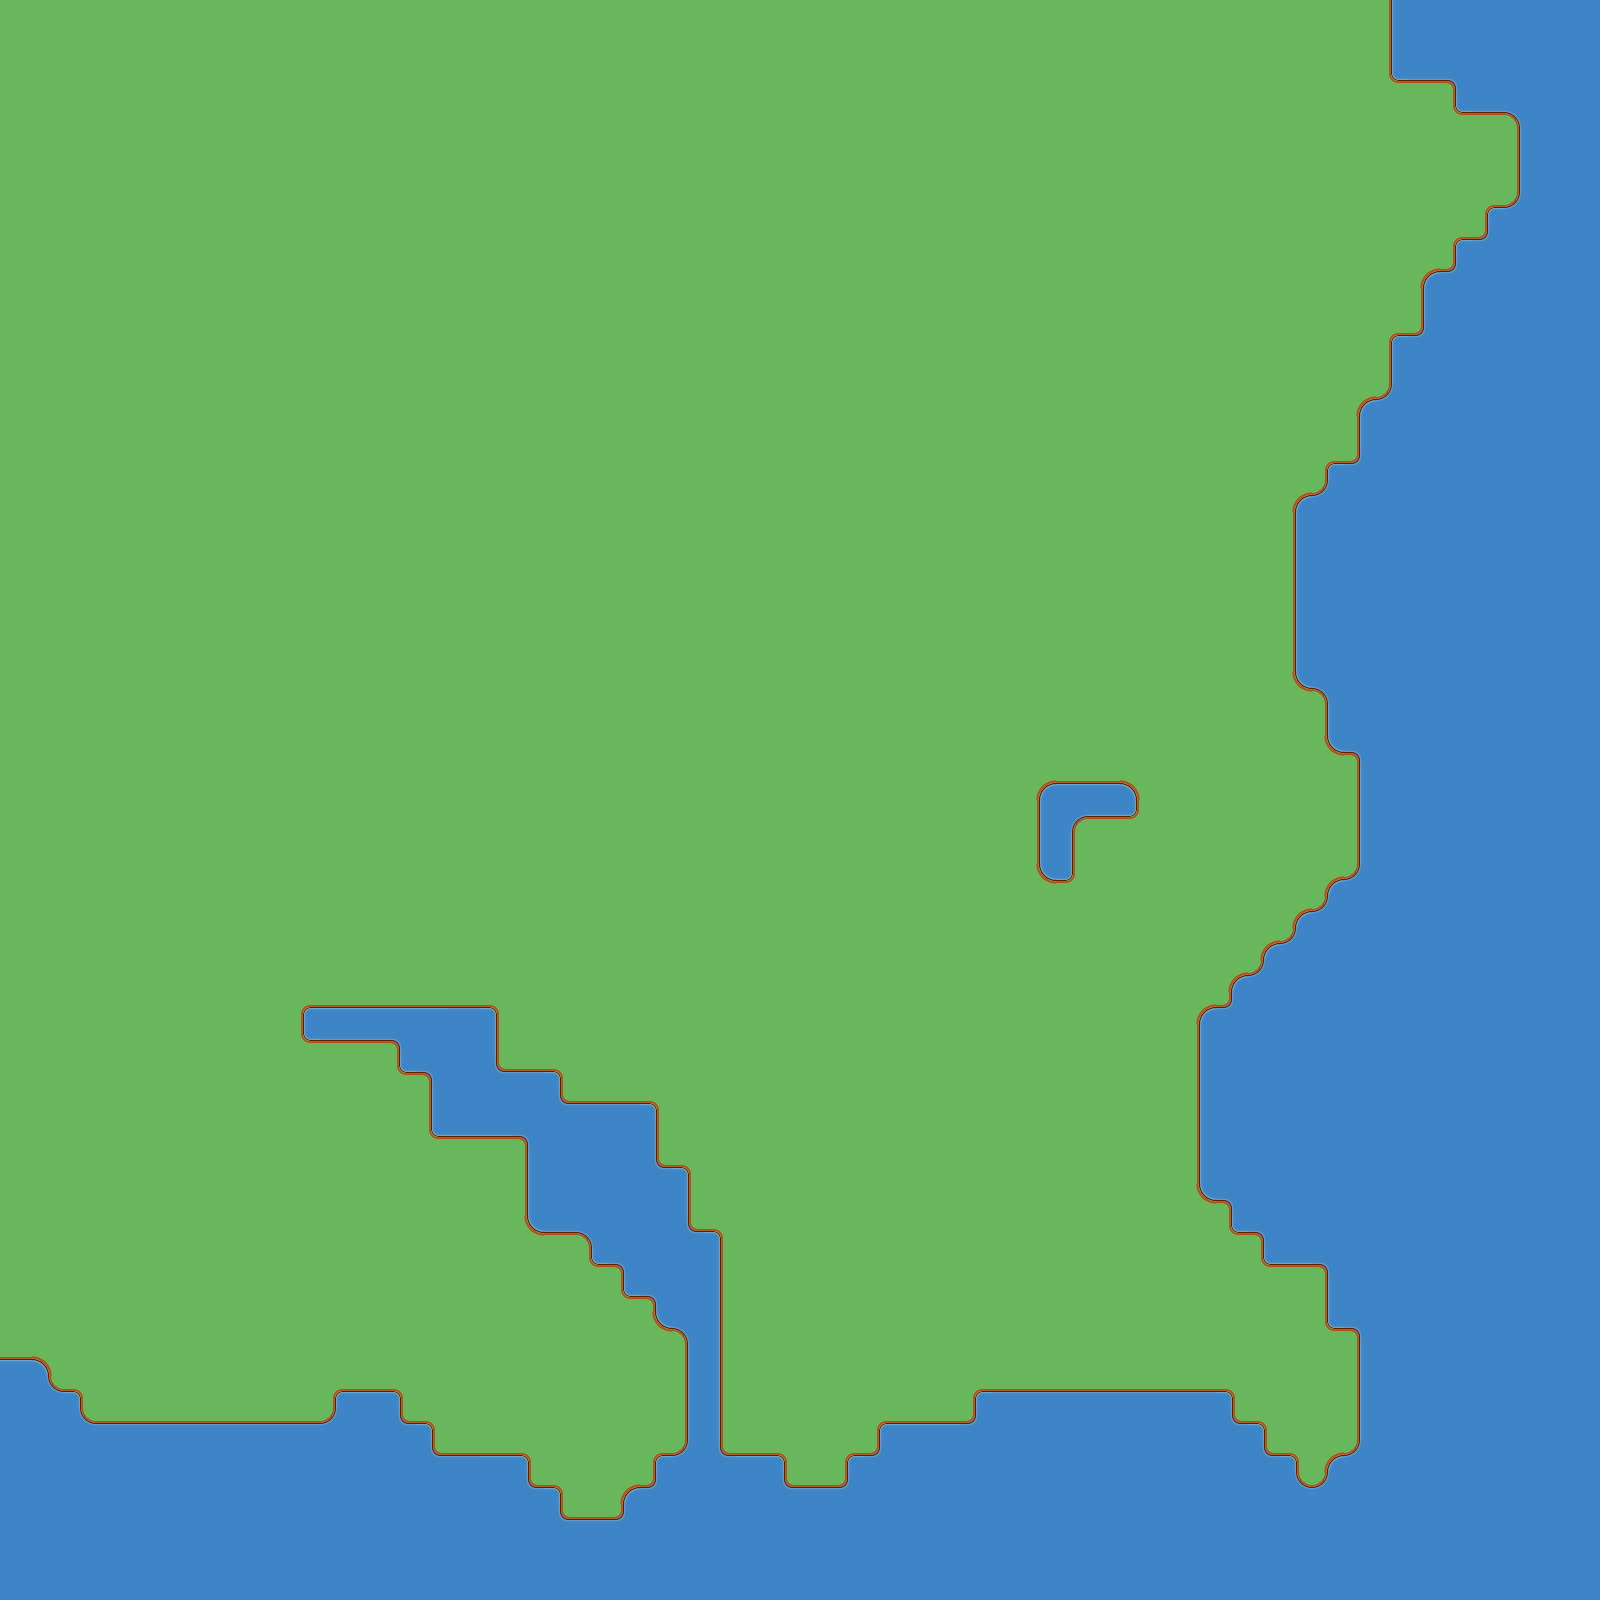

Rendered tile map (Tiled .tmx) drawn with the repository's tilesets; below, a short description and the map source with its tile grids summarised:
An orthogonal 50x50 tile map with 32x32 px tiles, 1 tile layer (ground).

<map version="1.4" tiledversion="1.4.3" orientation="orthogonal" renderorder="right-down" width="50" height="50" tilewidth="32" tileheight="32" infinite="0" nextlayerid="2" nextobjectid="1">
 <editorsettings>
  <export target="home.json" format="json" />
 </editorsettings>
 <tileset firstgid="1" name="terrain_atlas" tilewidth="32" tileheight="32" tilecount="400" columns="20">
  <image source="../tilemaps/terrain_atlas.png" width="640" height="640" />
 </tileset>
 <layer id="1" name="ground" width="50" height="50">
  <data>[2500 cells, 2500 non-empty, 24 distinct tile ids]</data>
 </layer>
</map>
